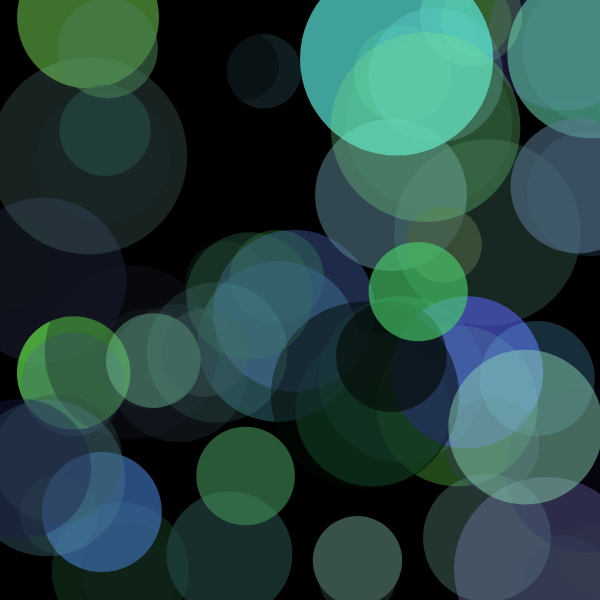
Frame 1 (no input)
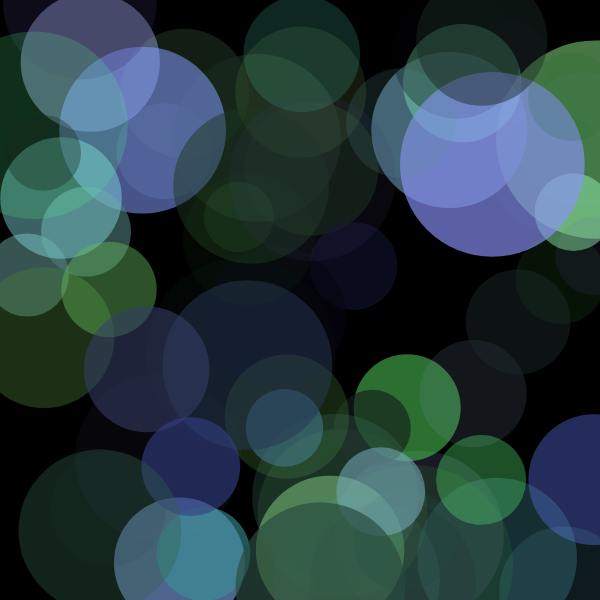
Frame 2 (the mouse pressed at the canvas centre, redrawn once)

The p5.js sketch that drew these frames (run headless with seeded random() and noise() and a simulated clock; the mouse was pressed at the canvas centre and the sketch redrawn once):

// p5.js sketch
// ── sketch.js
const can = 600;
const numCirc = 65;

function setup() {
  createCanvas(can, can);
  noLoop();
  noStroke();
}

function draw() {
    background(0);
    colorMode(HSB, 360, 100, 100, 1);

    let x;
    let y;
    let r;
    let hue;
    let sat;
    let bright;
    let a;
    for(let i = 0; i < numCirc; i++) {
        x = random(0, width);
        y = random(0, height);
        r = random(70, can/3);
        hue = random(100, 250);
        sat = random(30, 70);
        bright = random(0, 100);
        a = random(.1, .7);
        fill(hue, sat, bright, a);
        circle(x, y, r);

    }

}
